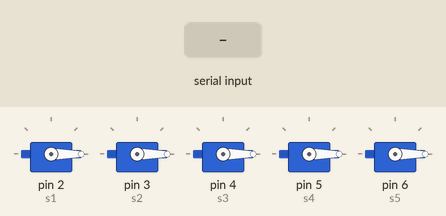
Simulated run of this sketch. Board: Arduino Uno, built with avr-gcc and run on an emulated ATmega328P. On the bench: 5 × servo. Inputs (shaded band) come from the test bench. What the sketch prints to the serial monitor is not drawn.

Above: at 2.0 s.
2.1 s: "1" received over Serial
At 3.5 s:
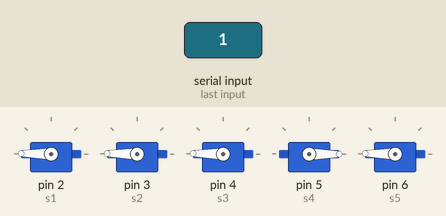
3.9 s: byte 112 (POLEGAR_ABERTO) received over Serial
At 5.2 s:
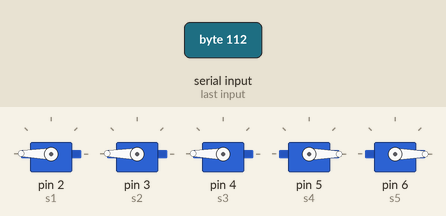
5.5 s: byte 73 (INDICADOR_FECHADO) received over Serial
At 6.8 s:
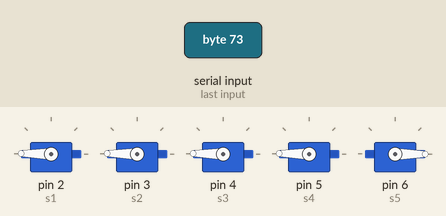
7.1 s: byte 80 (POLEGAR_FECHADO) received over Serial
At 8.4 s:
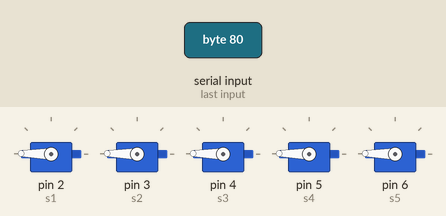
8.7 s: byte 109 (MEDIO_ABERTO) received over Serial
At 10.1 s:
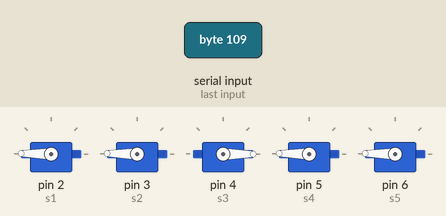
10.4 s: byte 105 (INDICADOR_ABERTO) received over Serial
At 11.9 s:
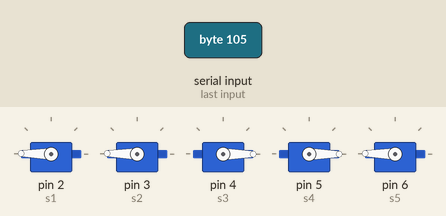
Timing chart, 0 to 13.0 s (numbered marks = the images above; inputs shaded):
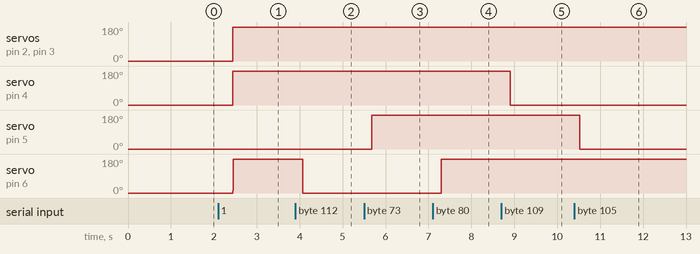

Measured:
- after the input at 2.1 s, servo on pin 2 (s1), servo on pin 3 (s2), servo on pin 4 (s3), servo on pin 6 (s5): 0° → 179° after 0.34 s
- after the input at 3.9 s, servo on pin 6 (s5): 179° → 0° after 0.17 s
- after the input at 5.5 s, servo on pin 5 (s4): 0° → 179° after 0.18 s
- after the input at 7.1 s, servo on pin 6 (s5): 0° → 179° after 0.19 s
- after the input at 8.7 s, servo on pin 4 (s3): 179° → 0° after 0.21 s
- after the input at 10.4 s, servo on pin 5 (s4): 179° → 0° after 0.12 s

The sketch:

mao.ino
```cpp
#include <Servo.h>
#include <SoftwareSerial.h>

#define SERVO_2 // Porta Digital 2 PWM
#define SERVO_3 // Porta Digital 3 PWM
#define SERVO_4 // Porta Digital 4 PWM
#define SERVO_5 // Porta Digital 5 PWM
#define SERVO_6 // Porta Digital 6 PWM

#define MAO_ABERTA '0'
#define MAO_UM '1'
#define MAO_DOIS '2'
#define MAO_TRES '3'
#define MAO_QUATRO '4'
#define MAO_JOIA '5'
#define MAO_FECHADA '6'
#define POLEGAR_FECHADO 'P'
#define POLEGAR_ABERTO 'p'
#define INDICADOR_FECHADO 'I'
#define INDICADOR_ABERTO 'i'
#define MEDIO_FECHADO 'M'
#define MEDIO_ABERTO 'm'
#define ANELAR_FECHADO 'A'
#define ANELAR_ABERTO 'a'
#define MINDINHO_FECHADO 'H'
#define MINDINHO_ABERTO 'h'

SoftwareSerial bluetooth(0,1);
//1- mindinho, 2- anelar, 3- medio, 4- indicador, 5- polegar
Servo s1, s2, s3, s4, s5; // Variável Servo
int pos1, pos2, pos3, pos4, pos5; // Posição Servo
// Estado dos dedos -- 0 = aberto, 1 = fechado
int estDedo1 = 0, estDedo2 = 0, estDedo3 = 0, estDedo4 = 0, estDedo5 = 0;


char comando;

void setup ()
{
  s1.attach(2);
  s2.attach(3);
  s3.attach(4);
  s4.attach(5);
  s5.attach(6);
  Serial.begin(9600);
  s1.write(0); // Inicia motor 1 posição zero
  s2.write(0); // Inicia motor 2 posição zero
  s3.write(0); // Inicia motor 3 posição zero
  s4.write(0); // Inicia motor 4 posição zero
  s5.write(0); // Inicia motor 5 posição zero
}

void loop()
{
  delay(800);
  comando = Serial.read();
  Serial.print(comando);

   // Movimentacoes dos dedos de acordo com o comando recebido
    if(comando == MAO_ABERTA){
      if(!EstaAberto(estDedo1)) dedo1_abrir();
      if(!EstaAberto(estDedo2)) dedo2_abrir();
      if(!EstaAberto(estDedo3)) dedo3_abrir();
      if(!EstaAberto(estDedo4)) dedo4_abrir();
      if(!EstaAberto(estDedo5)) dedo5_abrir();
    }
    else if(comando == MAO_UM){
      if(EstaAberto(estDedo1)) dedo1_fechar();
      if(EstaAberto(estDedo2)) dedo2_fechar();
      if(EstaAberto(estDedo3)) dedo3_fechar();
      if(!EstaAberto(estDedo4)) dedo4_abrir();
      if(EstaAberto(estDedo5)) dedo5_fechar();
    }
    else if(comando == MAO_DOIS){
      if(EstaAberto(estDedo1)) dedo1_fechar();
      if(EstaAberto(estDedo2)) dedo2_fechar();
      if(!EstaAberto(estDedo3)) dedo3_abrir();
      if(!EstaAberto(estDedo4)) dedo4_abrir();
      if(EstaAberto(estDedo5)) dedo5_fechar();
    }
    else if(comando == MAO_TRES){
      if(EstaAberto(estDedo1)) dedo1_fechar();
      if(!EstaAberto(estDedo2)) dedo2_abrir();
      if(!EstaAberto(estDedo3)) dedo3_abrir();
      if(!EstaAberto(estDedo4)) dedo4_abrir();
      if(EstaAberto(estDedo5)) dedo5_fechar();
    }
    else if(comando == MAO_QUATRO){
      if(!EstaAberto(estDedo1)) dedo1_abrir();
      if(!EstaAberto(estDedo2)) dedo2_abrir();
      if(!EstaAberto(estDedo3)) dedo3_abrir();
      if(!EstaAberto(estDedo4)) dedo4_abrir();
      if(EstaAberto(estDedo5)) dedo5_fechar();
    }
    else if(comando == MAO_JOIA){
      if(EstaAberto(estDedo1)) dedo1_fechar();
      if(EstaAberto(estDedo2)) dedo2_fechar();
      if(EstaAberto(estDedo3)) dedo3_fechar();
      if(EstaAberto(estDedo4)) dedo4_fechar();
      if(!EstaAberto(estDedo5)) dedo5_abrir();
    }
    else if(comando == MAO_FECHADA){
      if(EstaAberto(estDedo1)) dedo1_fechar();
      if(EstaAberto(estDedo2)) dedo2_fechar();
      if(EstaAberto(estDedo3)) dedo3_fechar();
      if(EstaAberto(estDedo4)) dedo4_fechar();
      if(EstaAberto(estDedo5)) dedo5_fechar();
    }
    else if(comando == POLEGAR_FECHADO){
        if(EstaAberto(estDedo5)) dedo5_fechar();
    }
    else if(comando == POLEGAR_ABERTO){
        if(!EstaAberto(estDedo5)) dedo5_abrir();
    }
    else if(comando == INDICADOR_FECHADO){
        if(EstaAberto(estDedo4)) dedo4_fechar();
    }
    else if(comando == INDICADOR_ABERTO){
        if(!EstaAberto(estDedo4)) dedo4_abrir();
    }
    else if(comando == MEDIO_FECHADO){
        if(EstaAberto(estDedo3)) dedo3_fechar();
    }
    else if(comando == MEDIO_ABERTO){
        if(!EstaAberto(estDedo3)) dedo3_abrir();
    }
    else if(comando == ANELAR_FECHADO){
        if(EstaAberto(estDedo2)) dedo2_fechar();
    }
    else if(comando == ANELAR_ABERTO){
        if(!EstaAberto(estDedo2)) dedo2_abrir();
    }
    else if(comando == MINDINHO_FECHADO){
        if(EstaAberto(estDedo1)) dedo1_fechar();
    }
    else if(comando == MINDINHO_ABERTO){
        if(!EstaAberto(estDedo1)) dedo1_abrir();
    }

}

//Funcoes basicas de abrir e fechar cada dedo
void dedo1_abrir(){
  for(pos1 = 180; pos1 >= 0; pos1--)
  {
    s1.write(pos1);
    estDedo1 = 0;
  }
}

void dedo2_abrir(){
  for(pos2 = 180; pos2 >= 0; pos2--)
  {
    s2.write(pos2);
    estDedo2 = 0;
  }
}

void dedo3_abrir(){
  for(pos3 = 180; pos3 >= 0; pos3--)
  {
    s3.write(pos3);
    estDedo3 = 0;
  }
}

void dedo4_abrir(){
  for(pos4 = 180; pos4 >= 0; pos4--)
  {
    s4.write(pos4);
    estDedo4 = 0;
  }
}

void dedo5_abrir(){
  for(pos5 = 180; pos5 >= 0; pos5--)
  {
    s5.write(pos5);
    estDedo5 = 0;
  }
}

void dedo1_fechar(){
  for(pos1 = 0; pos1 < 180; pos1++)
  {
    s1.write(pos1);
    estDedo1 = 1;
  }
}

void dedo2_fechar(){
  for(pos2 = 0; pos2 < 180; pos2++)
  {
    s2.write(pos2);
    estDedo2 = 1;
  }
}

void dedo3_fechar(){
  for(pos3 = 0; pos3 < 180; pos3++)
  {
    s3.write(pos3);
    estDedo3 = 1;
  }
}

void dedo4_fechar(){
  for(pos4 = 0; pos4 < 180; pos4++)
  {
    s4.write(pos4);
    estDedo4 = 1;
  }
}

void dedo5_fechar(){
  for(pos5 = 0; pos5 < 180; pos5++)
  {
    s5.write(pos5);
    estDedo5 = 1;
  }
}

int EstaAberto(int estDedo){
  if(estDedo == 0) return 1;
  else return 0;
}
```
